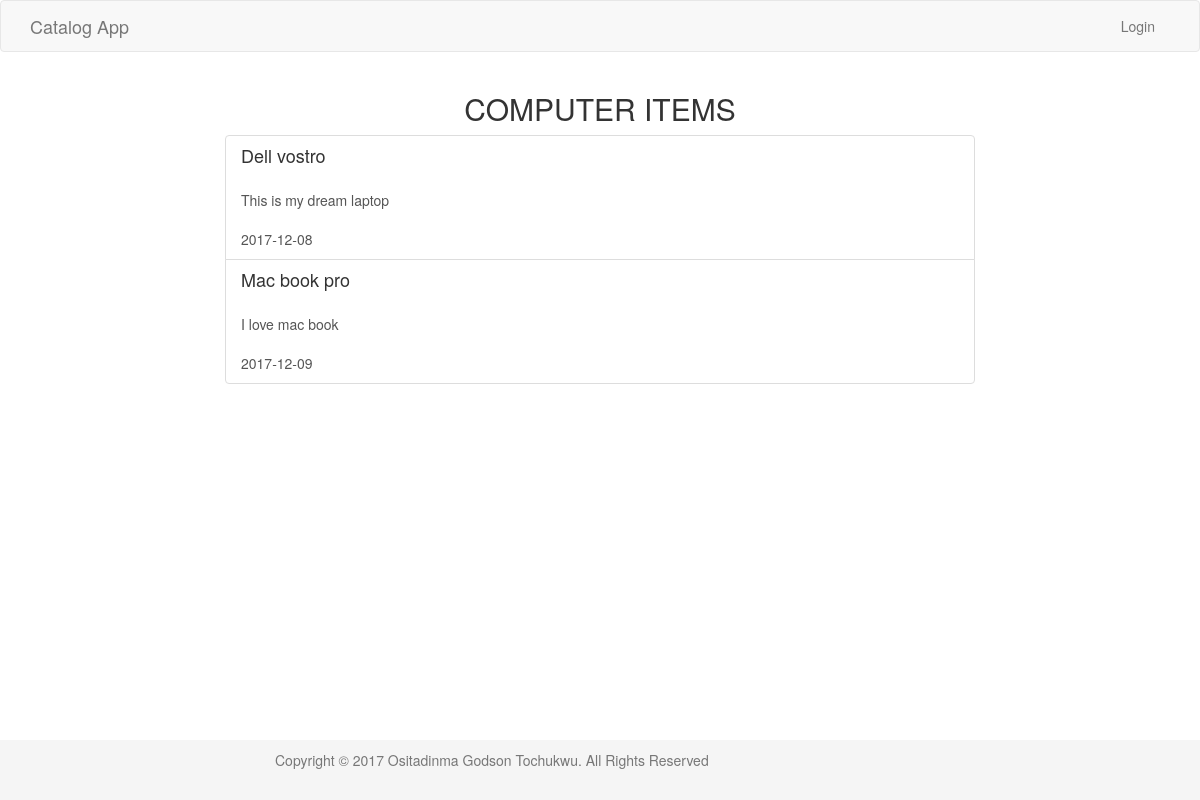
The app's page /category/1/items, older data.
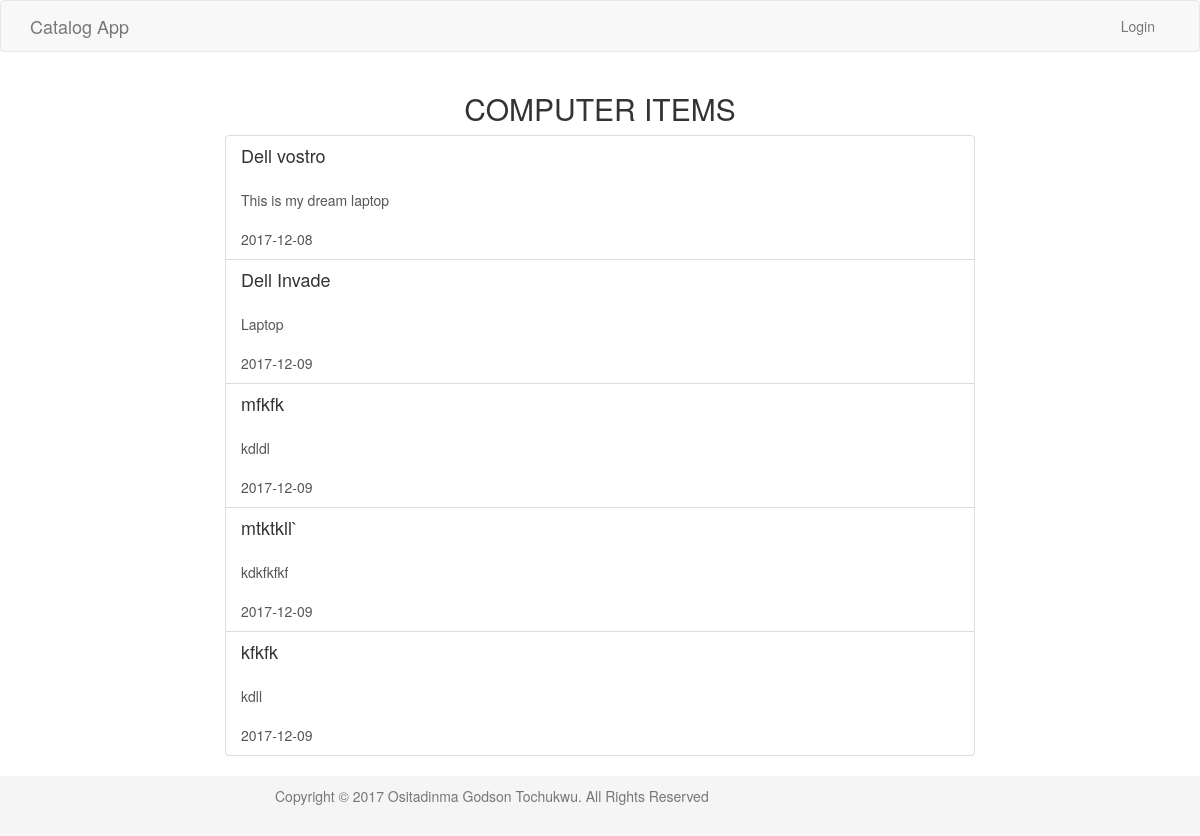
The same page, newer data.
### models.py (models this page shows, shortened)
class Item(Base):
    __tablename__ = "item"
    id = Column(Integer, Sequence(start=1, increment=1, name="item_id_sequence"), primary_key=True)
    name = Column(String, nullable=False)
    description = Column(String, nullable=False)
    user_id = Column(Integer, ForeignKey("user.id"))
    category_id = Column(Integer, ForeignKey("category.id"))
    created_date = Column(DateTime, nullable=True)
    updated_Date = Column(DateTime, nullable=True)
    user = relationship(User)
    category = relationship(Category)

### views.py (the view)
@app.route('/category/<int:cat_id>/items')
def view_items_page(cat_id):
    item_list = session.query(Item).filter_by(category_id=cat_id).all()
    cat = session.query(Category).filter_by(id=cat_id).one()
    return render_template('items.html', items=item_list, category=cat)

### templates/items.html
{% extends "layout.html" %}
{% block body %}
    <section>
        <div class="row">
            <div class="col-md-8 col-md-offset-2">
                <h2 class="text-center text-uppercase"> {{ category.name }} Items</h2>
                <div class="list-group">
                    {% for item in items %}
                        <a href="{{ url_for('item_page',id=item.id)}}" class="list-group-item">
                            <h4 class="list-group-item-heading">{{ item.name }}</h4>
                            <br>
                            <p class="list-group-item-text">{{ item.description }}</p>
                            <br>
                            <span>{{ item.created_date.strftime('%Y-%m-%d') }}</span>
                        </a>
                    {% endfor %}
                </div>
            </div>
        </div>
    </section>
{% endblock %}

Row changes from the older to the newer data that the page shows:
no longer on this page (row edited): Item: name "Mac book pro", description "I love mac book", created_date "2017-12-09"
added Item: name "Dell Invade", description "Laptop", created_date "2017-12-09"
added Item: name "mfkfk", description "kdldl", created_date "2017-12-09"
added Item: name "mtktkll`", description "kdkfkfkf", created_date "2017-12-09"
added Item: name "kfkfk", description "kdll", created_date "2017-12-09"
